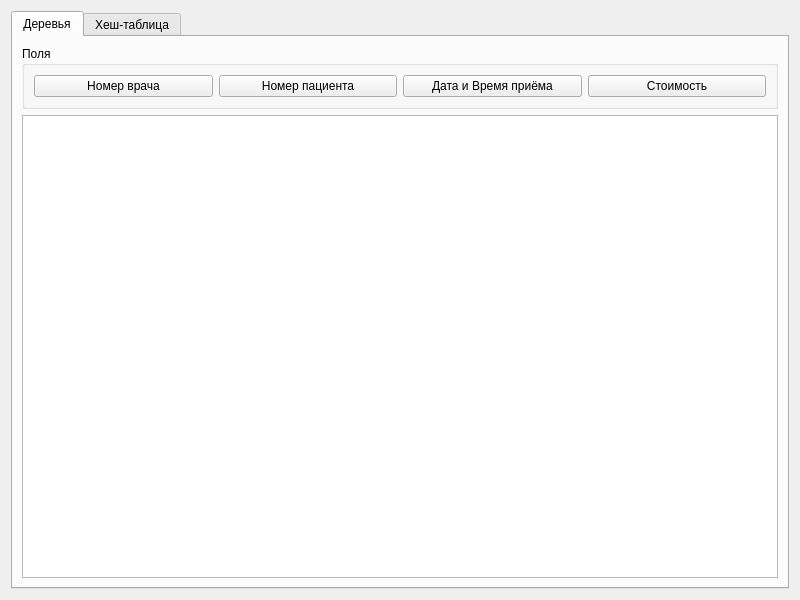
<?xml version="1.0" encoding="UTF-8"?>
<ui version="4.0">
 <class>AppointmentsDebugWidget</class>
 <widget class="QWidget" name="AppointmentsDebugWidget">
  <property name="geometry">
   <rect>
    <x>0</x>
    <y>0</y>
    <width>800</width>
    <height>600</height>
   </rect>
  </property>
  <property name="windowTitle">
   <string>Записи - Отладка</string>
  </property>
  <layout class="QVBoxLayout" name="verticalLayout">
   <item>
    <widget class="QTabWidget" name="tabWidget">
     <property name="currentIndex">
      <number>0</number>
     </property>
     <widget class="QWidget" name="tabTree">
      <attribute name="title">
       <string>Деревья</string>
      </attribute>
      <layout class="QVBoxLayout" name="verticalLayout_2">
       <item>
        <widget class="QGroupBox" name="groupBoxFields">
         <property name="title">
          <string>Поля</string>
         </property>
         <layout class="QHBoxLayout" name="horizontalLayout">
          <item>
           <widget class="QPushButton" name="pushButtonShowDoctorPhoneNumberTree">
            <property name="text">
             <string>Номер врача</string>
            </property>
           </widget>
          </item>
          <item>
           <widget class="QPushButton" name="pushButtonShowPatientPhoneNumberTree">
            <property name="text">
             <string>Номер пациента</string>
            </property>
           </widget>
          </item>
          <item>
           <widget class="QPushButton" name="pushButtonShowAppointmentDatetimeTree">
            <property name="text">
             <string>Дата и Время приёма</string>
            </property>
           </widget>
          </item>
          <item>
           <widget class="QPushButton" name="pushButtonShowAppointmentCostTree">
            <property name="text">
             <string>Стоимость</string>
            </property>
           </widget>
          </item>
         </layout>
        </widget>
       </item>
       <item>
        <widget class="QTextBrowser" name="textBrowserTree"/>
       </item>
      </layout>
     </widget>
     <widget class="QWidget" name="tabHashTable">
      <attribute name="title">
       <string>Хеш-таблица</string>
      </attribute>
     </widget>
    </widget>
   </item>
  </layout>
 </widget>
 <resources/>
 <connections/>
</ui>
